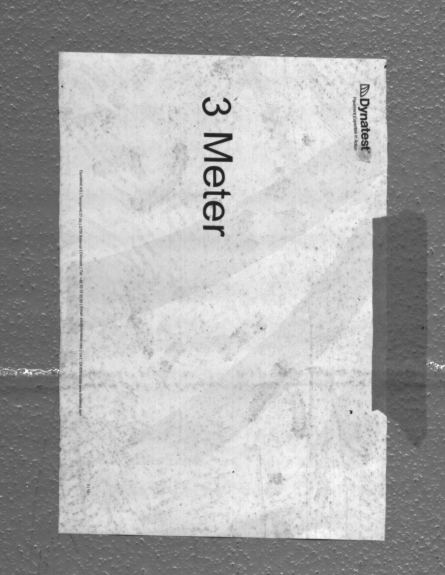
#> input picture road_anomaly_detector/Calibration/cali1.png, 889 x 1150 px, found by its file name (shown at 1/2 size)
$ jupyter execute Calibration.ipynb
#> lines starting #> are read from the running program, lines starting #| are printed output that depends on the picture; after the words box and inside, x2 and y2 are one past the last pixel; in counts of white or black regions, pixels touching at a corner belong together; long printed decimals are rounded
[cell 1]
import numpy as np
import matplotlib.pyplot as plt

height = 100
width = 2048

image = np.ones((height, width))

# Add vertical lines (|) spaced every 20 pixels
for x in range(0, width, 20):
    image[:, x] = 0  # Draw a black line

# Display the image
plt.imshow(image, cmap='gray')
plt.axis('off')  # Turn off the axes
plt.show()
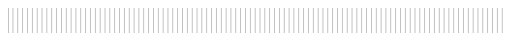
#> figure drawn by matplotlib, 1 panel

# Convert the image to 8-bit (OpenCV requires this format)
image_8bit = (image * 255).astype(np.uint8)

[cell 2]
import cv2


edges = cv2.Canny(image_8bit, 200, 255)

coordinates = np.where(edges == 255)[1]  # Extract x-coordinates where edges are found

plt.imshow(edges, cmap='gray')
plt.axis('off')  # Turn off the axes
plt.show()
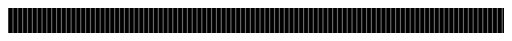
#> figure drawn by matplotlib, 1 panel


unique_x_coords = np.unique(coordinates)

line_centers = []
tolerance = 5  # Maximum distance considered to belong to the same line

# Cluster coordinates by proximity
current_cluster = [unique_x_coords[0]]


for coord in unique_x_coords[1:]:
    if coord - current_cluster[-1] <= tolerance:
        current_cluster.append(coord)
    else:
        line_centers.append(np.mean(current_cluster))
        current_cluster = [coord]

# Append the last cluster's center
if current_cluster:
    line_centers.append(np.mean(current_cluster))

# Calculate the distances between the centers of the lines
line_centers = np.array(line_centers)
distances_between_centers = np.diff(line_centers)

[cell 3]
def load_image(filepath):
#> called with filepath = 'cali1.png'
    image = cv2.imread(filepath, cv2.IMREAD_GRAYSCALE)
#> image is the input picture: shape (1150, 889); min 30, max 255, mean 170.2
    if image is None:
        print(f"Error: Unable to load image from {filepath}")
    return image

def display_image(image, title="Image"):
    plt.imshow(image, cmap='gray')
    plt.title(title)
    plt.axis('off')
    plt.show()

image = load_image("cali1.png")

thresh = cv2.threshold(image, 170, 255, cv2.THRESH_BINARY)[1]
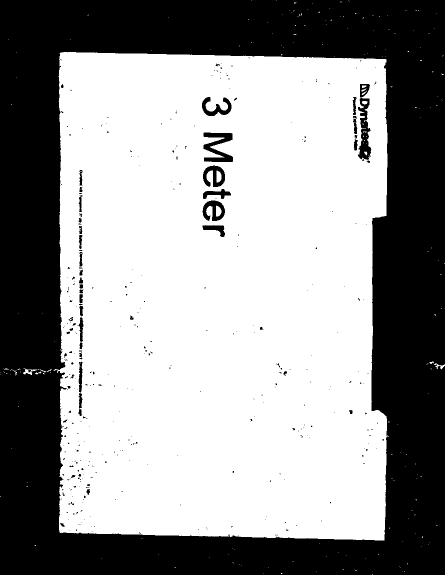
#> thresh: shape (1150, 889) (shown at 1/2 size); 59.1% white; 365 black regions (315 under 20 px), largest, box (x1, y1, x2, y2) and area: (0, 0, 889, 1150) 405270, (407, 265, 466, 324) 1850, (716, 196, 743, 326) 1809


kernel = np.ones((7, 7), np.uint8)
morph = cv2.morphologyEx(thresh, cv2.MORPH_CLOSE, kernel)
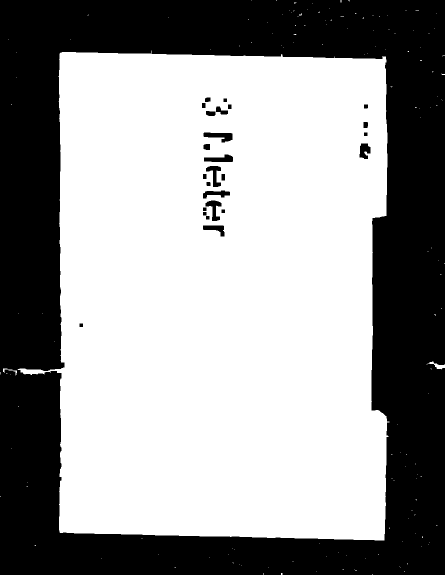
#> morph: shape (1150, 889) (shown at 1/2 size); 59.9% white; 26 black regions, largest, box (x1, y1, x2, y2) and area: (0, 0, 889, 1150) 404211, (407, 265, 465, 285) 679, (411, 401, 443, 442) 593
morph = cv2.morphologyEx(morph, cv2.MORPH_OPEN, kernel)
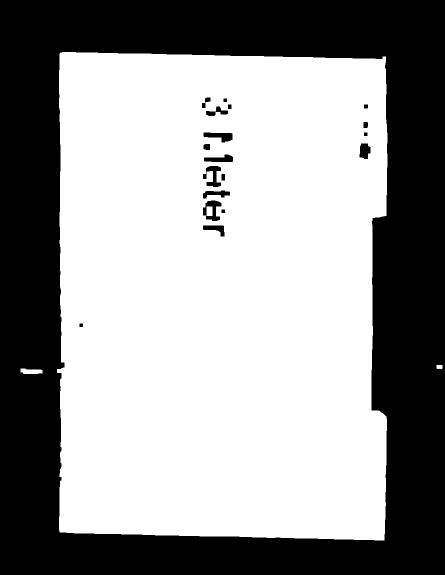
#> morph: shape (1150, 889) (shown at 1/2 size); 59.8% white; 19 black regions


contours = cv2.findContours(morph, cv2.RETR_EXTERNAL, cv2.CHAIN_APPROX_SIMPLE)
#> contours = 3 contours; box (x1, y1, x2, y2) and area: (114, 104, 775, 1081) 615234, (41, 737, 85, 748) 339, (873, 730, 885, 738) 76
contours = contours[0] if len(contours) == 2 else contours[1]
area_thresh = 0
big_contour = None
for c in contours:
    area = cv2.contourArea(c)
    if area > area_thresh:
        area_thresh = area
        big_contour = c
#> this loop made 3 passes
#> (area, area_thresh) on passes 1, 3: (339, 339), (615234.5, 615234.5)
#> area on pass 2: 76
#> after the loop, area_thresh = 615234.5; big_contour = contour of 268 points, box (x1, y1, x2, y2) (114, 104, 775, 1081), area 615234


page = np.zeros_like(image)
cv2.drawContours(page, [big_contour], 0, (255, 255, 255), -1)
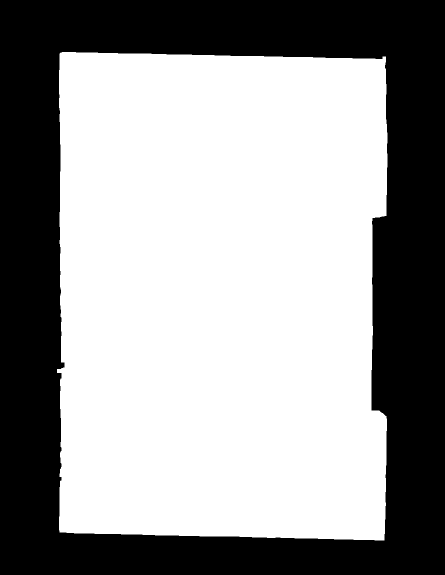
#> page: shape (1150, 889) (shown at 1/2 size); 60.3% white; 1 black region, box (x1, y1, x2, y2) and area: (0, 0, 889, 1150) 405464


peri = cv2.arcLength(big_contour, True)
#> peri = 3360.2
corners = cv2.approxPolyDP(big_contour, 0.04 * peri, True)
#> corners = [[121, 105], [119, 1064], [768, 1080], [771, 113]]


polygon = image.copy()
cv2.polylines(polygon, [corners], True, (0, 0, 255), 2, cv2.LINE_AA)
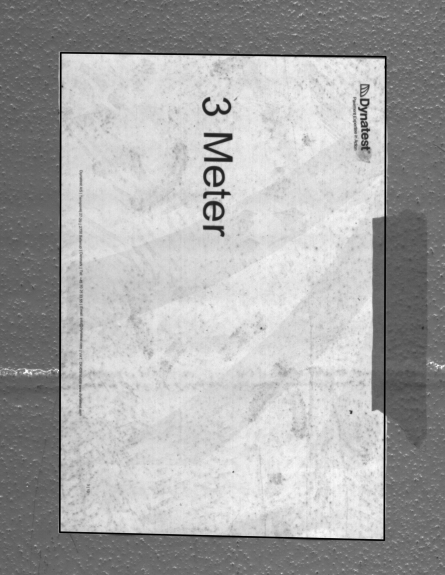
#> polygon: shape (1150, 889) (shown at 1/2 size); 1.58% of pixels changed, all inside (x1, y1, x2, y2) = (117, 103, 774, 1083)


def euclidean_distance(pt1, pt2):
    return np.linalg.norm(np.array(pt1) - np.array(pt2))

# Ensure we have 4 corners to compute dimensions
if len(corners) == 4:
    top_left, top_right, bottom_right, bottom_left = [corner[0] for corner in corners]
#> top_left = [121, 105]; top_right = [119, 1064]; bottom_right = [768, 1080]; bottom_left = [771, 113]

    # Calculate width and height in pixels
    width = euclidean_distance(top_left, top_right)
#> width = 959
    height = euclidean_distance(top_left, bottom_left)
#> height = 650

    print(f"Width of the paper: {int(width)} pixels")
#| Width of the paper: 959 pixels
    print(f"Height of the paper: {int(height)} pixels")
#| Height of the paper: 650 pixels
else:
    print("The contour does not have exactly 4 corners, unable to calculate dimensions.")

# Display the result
display_image(thresh)
display_image(morph)
display_image(polygon)

print(height)
#| 650.049
